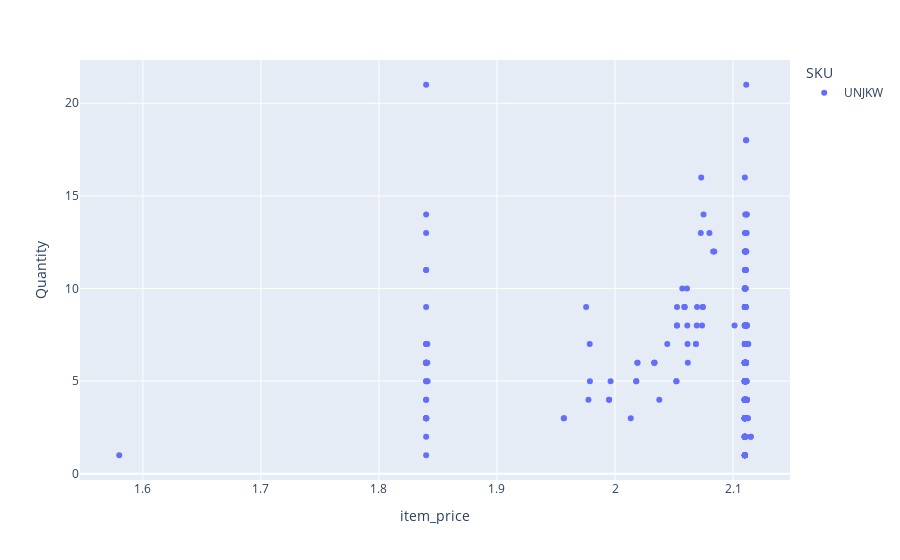

Notebook cell for this chart:
### Code cell
px.scatter(df_sku, x='item_price',y='Quantity',color = 'SKU')

### Figure 1 — Plotly figure (JSON) as saved in the notebook; plotly's stock layout.template omitted (floating-point values rounded to 4 significant figures; data arrays with more than 128 entries replaced by an {"elided": "..."} marker saying what was removed)
{"data": [{"hovertemplate": "SKU=UNJKW<br>item_price=%{x}<br>Quantity=%{y}<extra></extra>", "legendgroup": "UNJKW", "marker": {"color": "#636efa", "symbol": "circle"}, "mode": "markers", "name": "UNJKW", "orientation": "v", "showlegend": true, "type": "scatter", "x": {"elided": "361 float values"}, "xaxis": "x", "y": {"elided": "361 int values"}, "yaxis": "y"}], "layout": {"legend": {"title": {"text": "SKU"}, "tracegroupgap": 0}, "margin": {"t": 60}, "xaxis": {"anchor": "y", "domain": [0, 1], "title": {"text": "item_price"}}, "yaxis": {"anchor": "x", "domain": [0, 1], "title": {"text": "Quantity"}}}}
